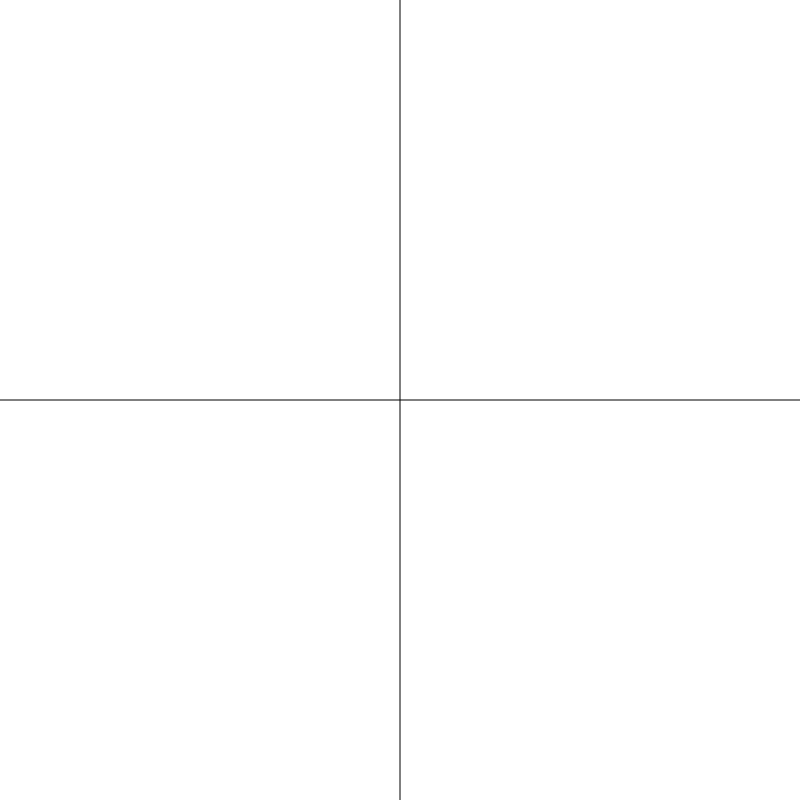
Frame 1 (no input)
Frame 60 (no input): identical to frame 1, image omitted
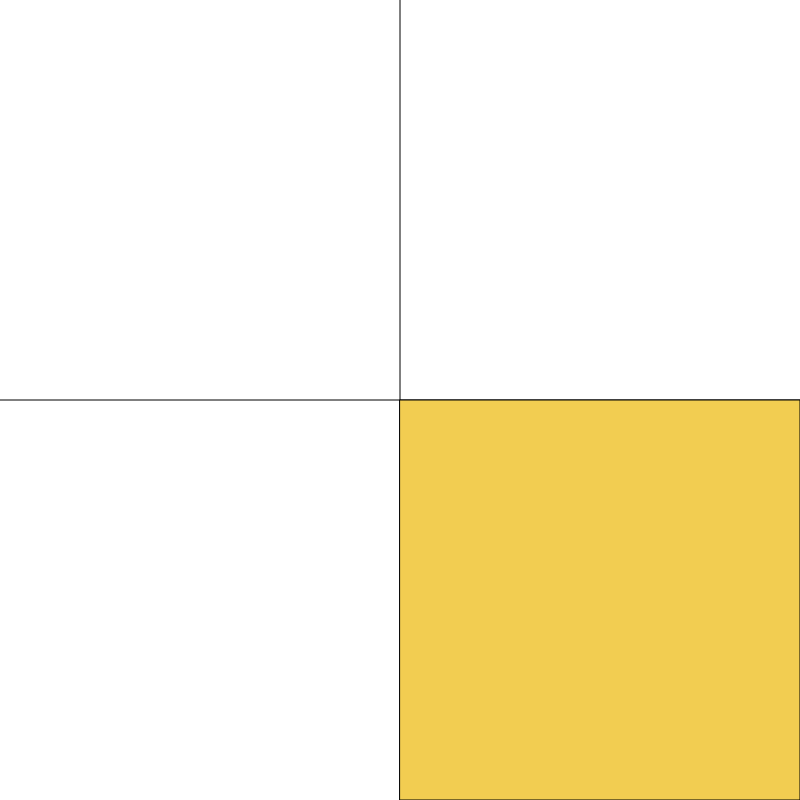
Frame 120 (the mouse pressed at the canvas centre since frame 60)

The p5.js sketch that drew these frames (run headless with seeded random() and noise() and a simulated clock; from frame 60 on, the mouse is pressed at the canvas centre):

// p5.js sketch
// ── sketch.js
/**
 * Exrcice portant sur les conditions et le positionnement de la souris
 * l'objectif est de dessiner un rectangle coloré dans la partie de l'écran qui vient d'être cliquée
**/

function setup() {
  createCanvas(800, 800);

}

function draw() {
  background(255);
  /* dessiner une croix */
  // ligne verticale
  line(width/2, 0, width/2, height);
  // ligne horizontale
  line(0, height/2, width, height/2);

  // si la souris est cliquée
  if(mouseIsPressed){
    // variables contenant la position du rectangle coloré que nous allons dessiner
    var positionX = 0;
    var positionY = 0;
    // sommes nous dans la partie gauche de l'écran ?
    if(mouseX < width/2){
      // sommes nous en haut de l'écran ?
      if(mouseY < height/2){
        fill(255,0,0);

      }else{
        fill(0,255, 0);
        // on déplace l'origine de la position verticale
        positionY = height/2;
      }
    }else{
      // si nous ne sommes pas à gauche, nous sommes à droite
      // nous déplaçons donc l'origine de la position horizontale
      positionX = width/2;
      if(mouseY < height/2){
        fill(0,0,255);
      }else{
        fill("#F2CD51");
        //
        positionY = height/2;
      }
    }
    // finalement, nous dessinons le rectangle à sa position
    // le rectangle fait la moitié de la taille en hauteur et en largeur (=> 1/4 de la taille)
    rect(positionX, positionY, width/2,height/2);
  }



}
